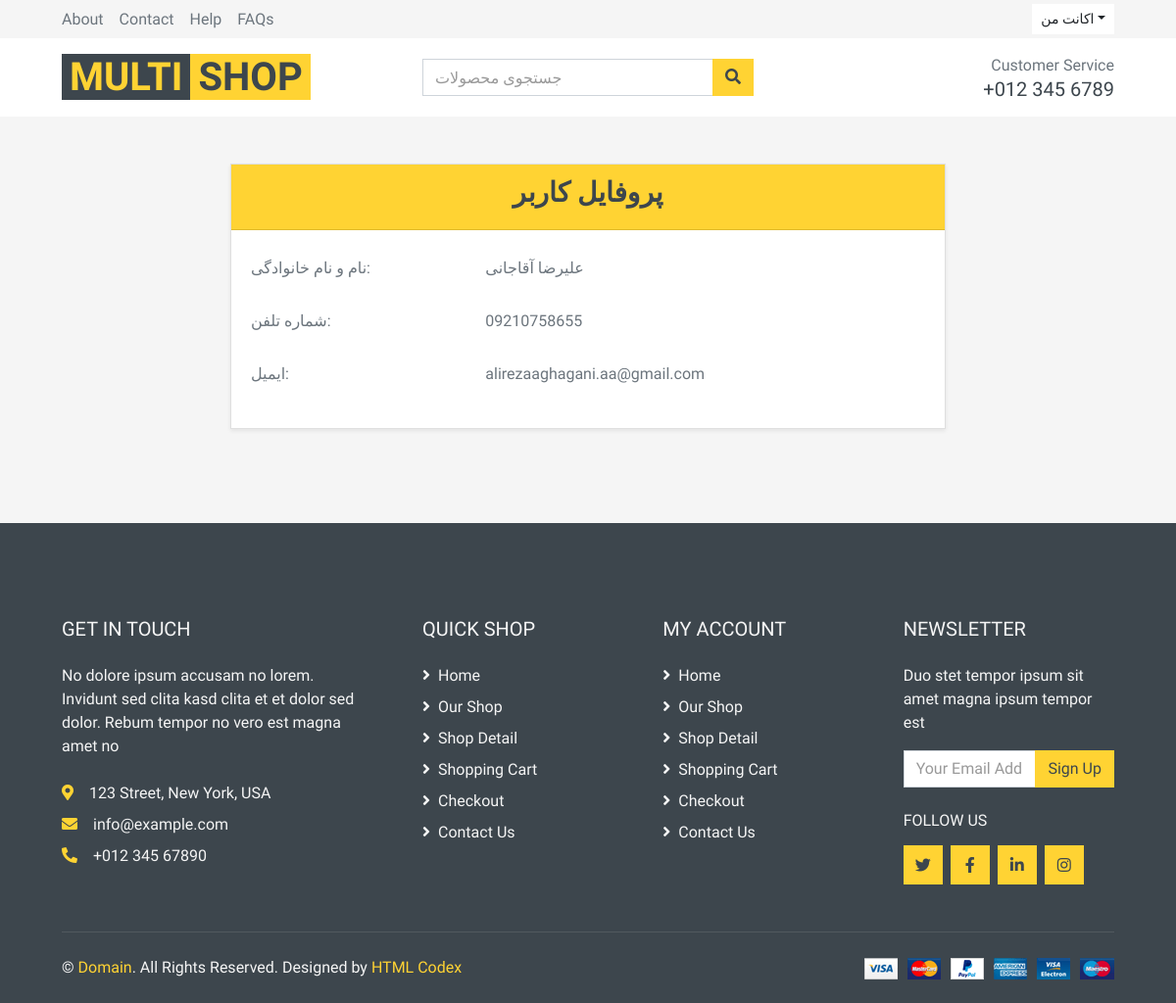
Page /account/profile (signed in) on the committed database.
### account/models.py (models this page shows, shortened)
class User(AbstractBaseUser):
    email = models.EmailField(
        verbose_name="آدرس ایمیل",
        max_length=255,
        null=True,
        blank=True,
        unique=True,
    )
    fullname = models.CharField(max_length=50, verbose_name="نام کامل")
    phone = models.CharField(max_length=12, default="", unique=True, verbose_name="شماره تلفن")
    is_active = models.BooleanField(default=True)
    is_admin = models.BooleanField(default=False, verbose_name='ادمین')
    objects = UserManager()
    USERNAME_FIELD = "phone"
    REQUIRED_FIELDS = []
    class Meta:
        verbose_name = 'کاربر'
        verbose_name_plural = 'کاربران'

### account/views.py (the view)
# urls.py: path('profile', views.UserProfileView.as_view(), name='profile'),
class UserProfileView(View):
    def get(self, request, user_id=None):
        if user_id:
            user = get_object_or_404(User, id=user_id)
        else:
            if not request.user.is_authenticated:
                return redirect('account:login')  # Redirect to login if not authenticated
            user = request.user
        context = {
            'user': user,
        }
        return render(request, 'account/profile.html', context)

### account/templates/account/profile.html (shortened to what this page needs)
{% extends 'base.html' %}
{% load static %}
{% block main %}
<div class="container py-5">
    <div class="row justify-content-center">
        <div class="col-md-8">
            <div class="card shadow-sm">
                <div class="card-header bg-primary text-white text-center">
                    <h3>پروفایل کاربر</h3>
                </div>
                <div class="card-body">
                    <div class="mb-3 row">
                        <label class="col-sm-4 col-form-label fw-bold">نام و نام خانوادگی:</label>
                        <div class="col-sm-8">
                            <p class="form-control-plaintext">{{ user.fullname|default:"وارد نشده" }}</p>
                        </div>
                    </div>
                    <div class="mb-3 row">
                        <label class="col-sm-4 col-form-label fw-bold">شماره تلفن:</label>
                        <div class="col-sm-8">
                            <p class="form-control-plaintext">{{ user.phone }}</p>
                        </div>
                    </div>
                    <div class="mb-3 row">
                        <label class="col-sm-4 col-form-label fw-bold">ایمیل:</label>
                        <div class="col-sm-8">
                            <p class="form-control-plaintext">{{ user.email|default:"وارد نشده" }}</p>
                        </div>
                    </div>
                </div>
            </div>
        </div>
    </div>
</div>
{% endblock main %}

### rows in the picture
User: fullname "علیرضا آقاجانی", phone "09210758655", email "alirezaaghagani.aa@gmail.com"
